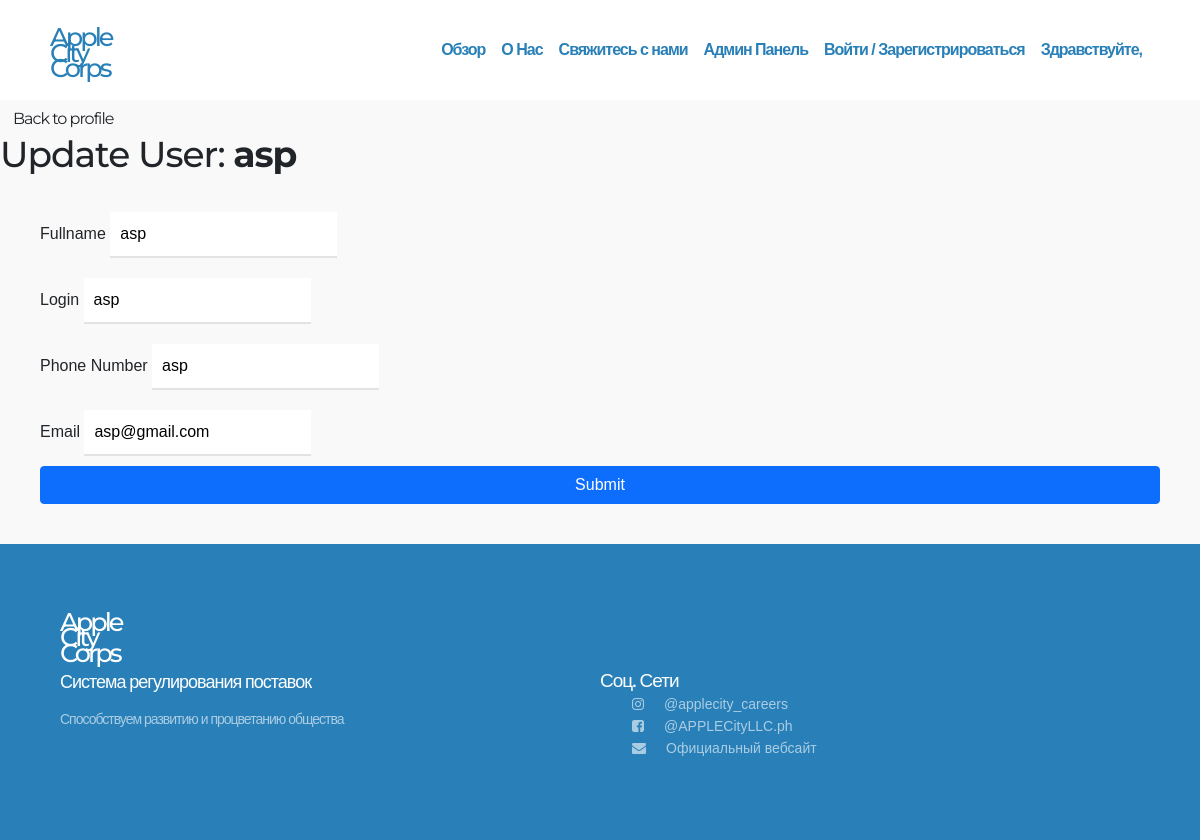
/profile-edit.php?id=23, run on the app's committed database.
### tables this page shows
CREATE TABLE `users` (
  `id` int(11) NOT NULL,
  `full_name` varchar(355) DEFAULT NULL,
  `login` varchar(100) DEFAULT NULL,
  `phone_number` varchar(255) DEFAULT NULL,
  `email` varchar(255) DEFAULT NULL,
  `password` varchar(500) DEFAULT NULL
);

### profile-edit.php (the view, shortened to what this page needs)
<?php require_once('require/header.php'); ?>
<?php require_once('require/connect.php'); ?>
<?php
$id = $_GET['id'] ?? null;
$statement = $pdo->prepare('SELECT * FROM users WHERE id = :id');
$statement->bindValue(':id', $id);
$statement->execute();
$user = $statement->fetch(PDO::FETCH_ASSOC);
$full_name = $user['full_name'];
$login = $user['login'];
$phone_number = $user['phone_number'];
$email = $user['email'];
?>
<h1>
    <a href="profile.php" class="btn btn-default">Back to profile</a>
</h1>
<h1>Update User: <b><?php echo $user['login'] ?></b></h1>
<form method="post" enctype="multipart/form-data">
    <div class="form-group">
      <label for="">Fullname</label>
      <input type="text" name="full_name" placeholder="examplelogin" value="<?php echo $full_name ?>" required>
    </div>
    <div class="form-group">
      <label for="">Login</label>
      <input type="text" name="login" placeholder="examplelogin" value="<?php echo $login ?>" required>
    </div>
    <div class="form-group">
      <label for="">Phone Number</label>
      <input type="text" name="phone_number" placeholder="+77712391337" value="<?php echo $phone_number ?>" required>
    </div>
    <div class="form-group">
      <label for="">Email</label>
      <input type="text" name="email" placeholder="examplelogin" value="<?php echo $email ?>" required>
    </div>
    <button type="submit" class="btn btn-primary">Submit</button>
</form>
<?php require_once('require/footer.php'); ?>

### css/styles.css (style rules this page uses)
* { margin: 0; padding: 0; }
body { background-color: #f9f9f9; font-family: "Work Sans", sans-serif; }
h1, h2, h3, h4, h5, h6 { font-family: "Montserrat", sans-serif; }
h1, h2, h3, h4, h5, h6, p { line-height: 1rem; letter-spacing: -0.0625rem; }
h1 { font-size: 2.25rem; }
a { text-decoration: none; font-family: inherit; font-size: inherit; color: inherit; }

### assets/css/main.css (style rules this page uses)
* { padding: 0; margin: 0; box-sizing: border-box; }
body { font-family: Montseratt, sans-serif; }
form { display: flex; margin: 40px; flex-flow: nowrap column; }
input { margin: 10px 0; padding: 10px; border: none; border-bottom: 2px solid #e3e3e3; outline: none; }
button { padding: 10px; background-color: #e3e3e3; border: none; cursor: pointer; }

### data on the page
users: login "asp", full_name "asp", phone_number "asp", email "asp@gmail.com"
